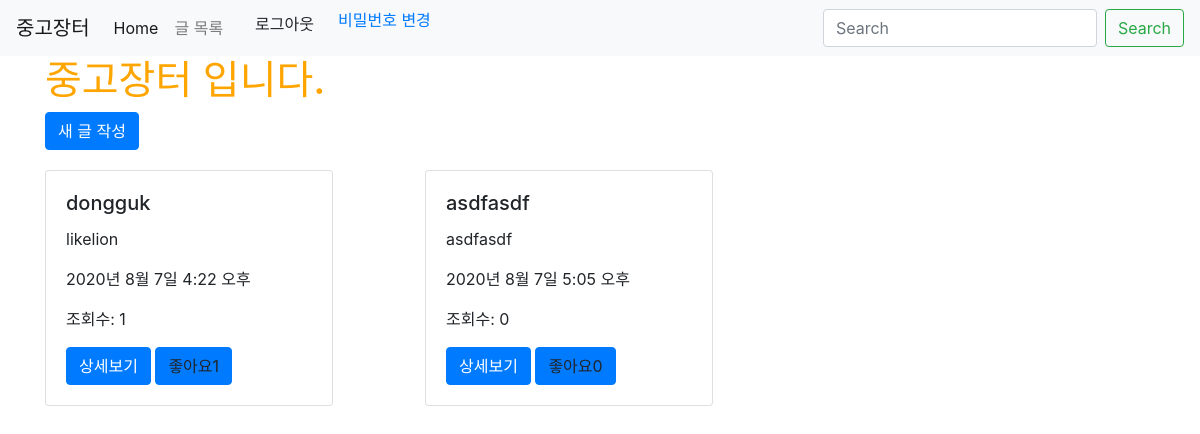
Page /posts/ (signed in) on the earlier database version.
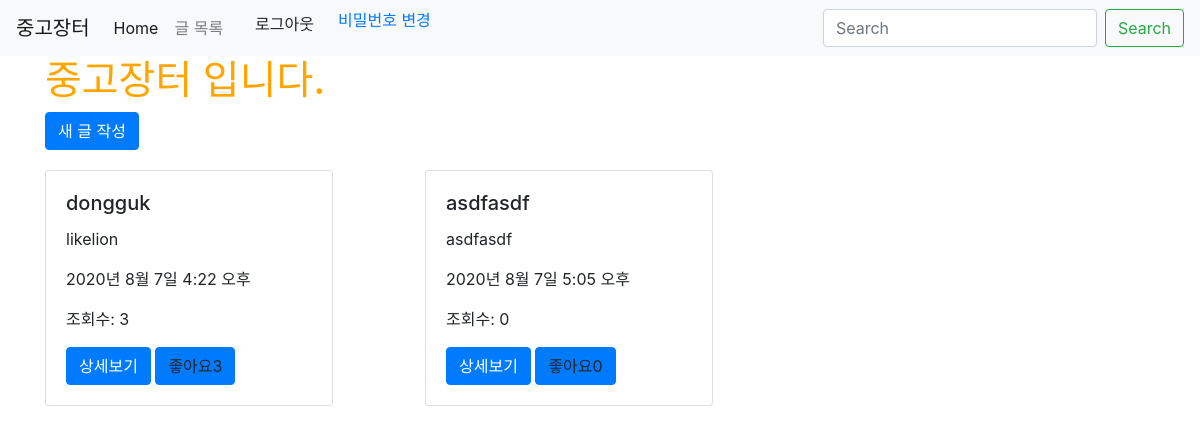
Same page on the later database version.
### posts/models.py (models this page shows)
class Post(models.Model):
    title = models.CharField(max_length=50, null=False)
    content = models.TextField()
    view_count = models.IntegerField(default=0)
    created_at = models.DateTimeField(auto_now_add = True)
    updated_at = models.DateTimeField(auto_now = True)
    image = models.ImageField(upload_to='images/', null=True)
    like = models.IntegerField(default=0)
    user = models.ForeignKey(User, on_delete = models.CASCADE, null=True)

### posts/views.py (the view)
# urls.py: path('',views.main, name="main"),
def main(request):
    posts = Post.objects.all()
    return render(request, 'posts/main.html', {'posts':posts})

### posts/templates/posts/main.html
{% extends 'base.html' %}
{% load static %}
{% block content %}
{% include 'shared/_navbar.html' %}
    {% if user.is_authenticated %}
        <div class="container">
            <h1>중고장터 입니다.</h1>
            <a href="{% url 'posts:new' %}" class="btn btn-primary">새 글 작성</a>
            <div class="row">
                {% for post in posts %}
                <div class="col-md-4 col-12">
                    <div class="card" style="width: 18rem; margin-top: 20px;">
                        <div class="card-body"> <h5 class="card-title">{{ post.title }}</h5>
                            <p class="card-text">{{ post.content }}</p>
                            <p>{{ post.created_at }}</p>
                            <p>조회수: {{ post.view_count }}</p>
                            <a href="{% url 'posts:show' post.pk %}" class="btn btn-primary">상세보기</a>
                            <a class="btn btn-primary">좋아요{{ post.like }}</a>
                        </div>
                    </div>
                </div>
                {% endfor %}
            </div>
        </div>
        {% else %}
        <h3> 로그인 이후 사용 가능합니다. </h3>
        <a href="{% url 'account_login' %}" class="btn btn-warning">로그인</a>
        <a href="{% url 'account_signup' %}" class="btn btn-warning">로그아웃 </a>
        {% endif %}
{% endblock %}

### dgulionhackerthon/templates/base.html (shortened to what this page needs)
{% load static %}
<!doctype html>
<html lang="en">
  <head>
    <link rel="stylesheet" href="https://stackpath.bootstrapcdn.com/bootstrap/4.5.0/css/bootstrap.min.css">
    <link rel="stylesheet" href="{% static 'css/project.css' %}">
  </head>
  <body>
    {%  block content %}
    {%  endblock %}
  </body>
</html>

### dgulionhackerthon/templates/shared/_navbar.html (shortened to what this page needs)
<nav class="navbar navbar-expand-lg navbar-light bg-light">
    <a class="navbar-brand" href="{% url 'main' %}">중고장터</a>
    <div class="collapse navbar-collapse" id="navbarSupportedContent">
      <ul class="navbar-nav mr-auto">
        <li class="nav-item active">
          <a class="nav-link" href="{% url 'main' %}">Home <span class="sr-only">(current)</span></a>
        </li>
        <li class="nav-item">
          <a class="nav-link" href="{% url 'posts:main' %}">글 목록</a>
        </li>
        {% if user.is_authenticated %}
        <li class="nav-item">
          <a class="dropdown-item"href="{% url 'account_logout' %}" class="navlink">로그아웃</a>
        </li>
        <li class="nav-item">
          <a class="dropdownitem" href="{% url 'account_change_password' %}">비밀번호 변경</a>
        </li>
        {% endif %}
      </ul>
      <form class="form-inline my-2 my-lg-0">
        <input class="form-control mr-sm-2" type="search" placeholder="Search" aria-label="Search">
        <button class="btn btn-outline-success my-2 my-sm-0" type="submit">Search</button>
      </form>
    </div>
  </nav>

### dgulionhackerthon/static/css/project.css (style rules this page uses)
h1 { color : orange; }

Differences in the rows shown:
changed Post "dongguk": view_count "1" → "3"; like "1" → "3"
